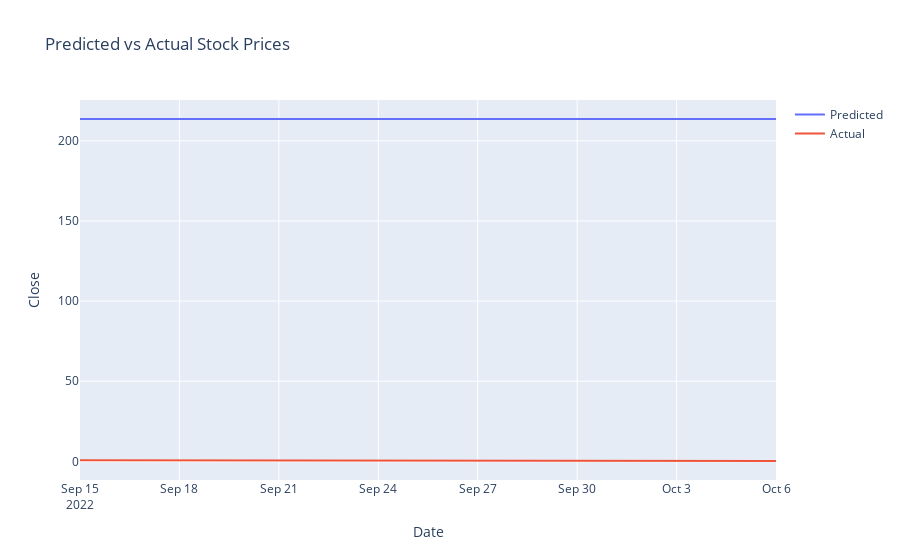

Notebook code for this chart:
### Markdown cell above
# Transformers stock prediction

### Code cell
import numpy as np
import pandas as pd
import tensorflow as tf
from sklearn.preprocessing import MinMaxScaler
from tensorflow.keras.models import Model
from tensorflow.keras.layers import Input, Dense, Dropout, LayerNormalization
import plotly.graph_objects as go

# Load the stock data
df = pd.read_csv(r'C:\Users\emili\Downloads\Machine_Learning_SP_Course\Machine_Learning_Project\TSLA.csv')#, index_col = 'Date')
df = df.drop(labels=range(0, len(df.index)-127), axis=0);

# Preprocess the data
scaler = MinMaxScaler(feature_range=(0, 1))
df['Close'] = scaler.fit_transform(df['Close'].values.reshape(-1, 1))

# Split the data into training and testing sets
train_size = int(len(df) * 0.8)
train_data = df[:train_size]
test_data = df[train_size:]

# Define the sequence length and number of features
sequence_length = 10
num_features = 1

# Generate sequences for training data
def generate_sequences(data):
    X = []
    y = []
    for i in range(len(data) - sequence_length):
        X.append(data[i:i+sequence_length])
        y.append(data[i+sequence_length])
    return np.array(X), np.array(y)

X_train, y_train = generate_sequences(train_data['Close'].values)
X_test, y_test = generate_sequences(test_data['Close'].values)

# Define the Transformer model architecture
def transformer_model():
    inputs = Input(shape=(sequence_length, num_features))
    x = inputs

    # Encoder layers
    for _ in range(2):
        x = tf.keras.layers.MultiHeadAttention(
            key_dim=32, num_heads=2, dropout=0.2
        )(x, x)
        x = LayerNormalization(epsilon=1e-6)(x)
        x = Dropout(0.2)(x)

    x = Dense(64, activation='relu')(x)
    x = Dense(32, activation='relu')(x)
    x = Dense(1)(x)

    model = Model(inputs=inputs, outputs=x)
    return model

# Create an instance of the model
model = transformer_model()

# Compile the model
model.compile(loss='mean_squared_error', optimizer='adam')

# Train the model
model.fit(X_train, y_train, epochs=10, batch_size=32, validation_data=(X_test, y_test))

# Evaluate the model
loss = model.evaluate(X_test, y_test)
print('Test Loss:', loss)

# Make predictions
predictions = model.predict(X_test)

# Reshape predictions
predictions = predictions.reshape(-1, 1)

# Inverse scale the predictions
predictions = scaler.inverse_transform(predictions)

# Plot the predicted and actual values
trace1 = go.Scatter(
    x = test_data['Date'].values[sequence_length:],
    y = predictions.flatten(),
    mode = 'lines',
    name = 'Predicted'
)

trace2 = go.Scatter(
    x = test_data['Date'].values[sequence_length:],
    y = test_data['Close'].values[sequence_length:],
    mode='lines',
    name = 'Actual'
)

layout = go.Layout(
    title = 'Predicted vs Actual Stock Prices',
    xaxis = {'title' : "Date"},
    yaxis = {'title' : "Close"}
)

fig = go.Figure(data=[trace1, trace2], layout=layout)
fig.show()

### Figure 1 — Plotly figure (JSON) as saved in the notebook; plotly's stock layout.template omitted (floating-point values rounded to 4 significant figures; data arrays with more than 128 entries replaced by an {"elided": "..."} marker saying what was removed)
{"data": [{"mode": "lines", "name": "Predicted", "type": "scatter", "x": ["2022-09-15", "2022-09-16", "2022-09-19", "2022-09-20", "2022-09-21", "2022-09-22", "2022-09-23", "2022-09-26", "2022-09-27", "2022-09-28", "2022-09-29", "2022-09-30", "2022-10-03", "2022-10-04", "2022-10-05", "2022-10-06"], "y": {"elided": "160 float values"}}, {"mode": "lines", "name": "Actual", "type": "scatter", "x": ["2022-09-15", "2022-09-16", "2022-09-19", "2022-09-20", "2022-09-21", "2022-09-22", "2022-09-23", "2022-09-26", "2022-09-27", "2022-09-28", "2022-09-29", "2022-09-30", "2022-10-03", "2022-10-04", "2022-10-05", "2022-10-06"], "y": [0.6597, 0.6569, 0.6969, 0.6945, 0.6391, 0.5537, 0.461, 0.4658, 0.5142, 0.5483, 0.4113, 0.3906, 0.2308, 0.28, 0.2197, 0.201]}], "layout": {"title": {"text": "Predicted vs Actual Stock Prices"}, "xaxis": {"title": {"text": "Date"}}, "yaxis": {"title": {"text": "Close"}}}}
